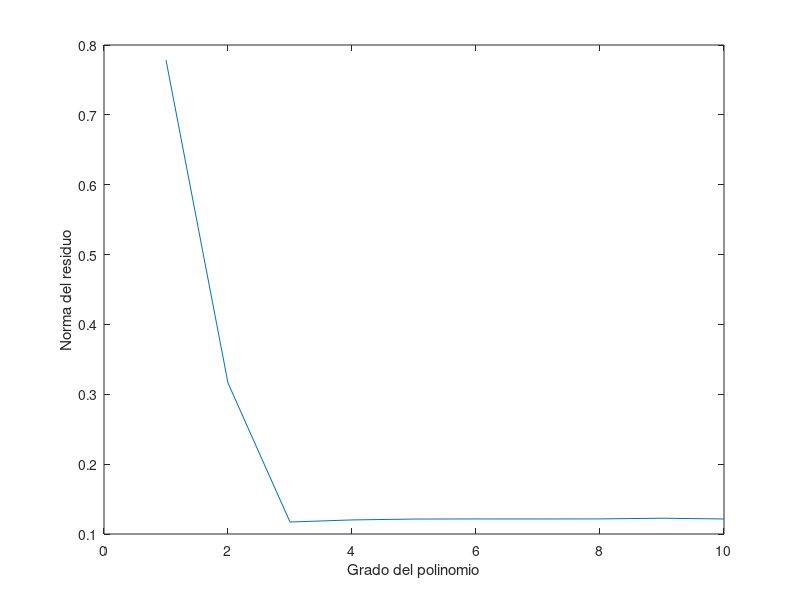

Write MATLAB code to recreate this figure.
load("data.mat");
x = data(:, 1);
y = data(:, 2);
errori = zeros(10, 1);
for i = 1 : 10
    p = polyfit(x, y, i);
    y_tilde = polyval(p, x);
    errori(i) = norm(y - y_tilde, inf);
end

[errore, indice] = min(errori);
disp(errore);
disp(indice);

plot(1:10, errori);
xlabel("Grado del polinomio");
ylabel("Norma del residuo");